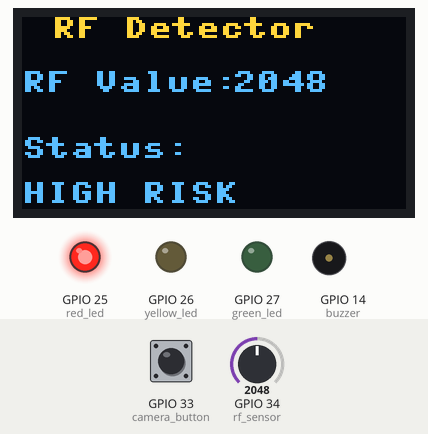
This program was run on a simulated ESP32 board running MicroPython. Parts: 128×64 one-colour display, output pins drawn as LEDs (lit = HIGH), buzzer (waves = sounding, pin HIGH). Wiring (from the project's diagram.json): buzzer on GPIO 14, red LED on GPIO 25, yellow LED on GPIO 26, green LED on GPIO 27, red button on GPIO 33, potentiometer on GPIO 34. Inputs (shaded band) come from the test bench; at power-on: GPIO 34 (rf_sensor) = 2048, GPIO 33 (camera_button) HIGH (analog values on the 0–4095 scale). The OLED is the two-colour kind (top 16 rows yellow); library files of the repository ran but are not shown: ssd1306.py; what the program prints to the serial console is not drawn.

Above: at 1.2 s.
1.3 s: GPIO 34 (rf_sensor) set to 1931
At 7.1 s:
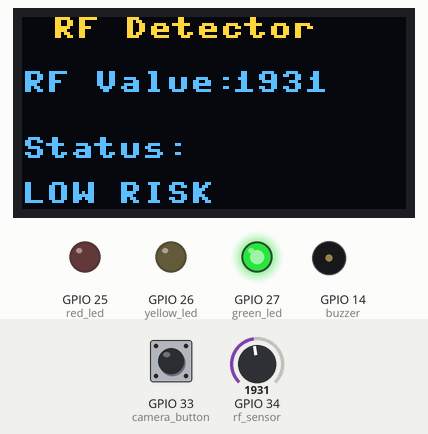
8.0 s: GPIO 34 (rf_sensor) set to 2040
At 11.9 s:
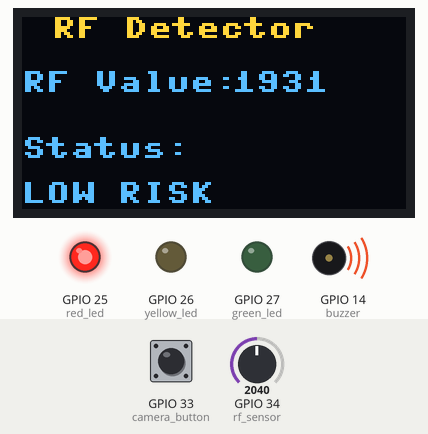
19.6 s: GPIO 34 (rf_sensor) set to 2047
At 29.9 s:
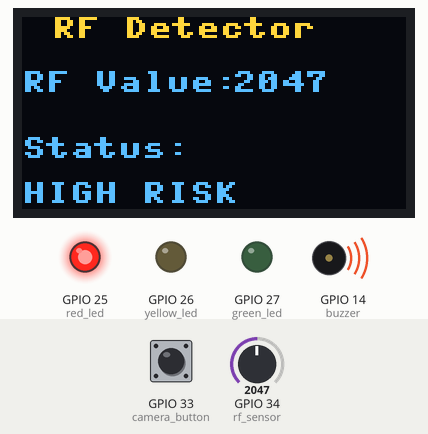
30.6 s: GPIO 33 (camera_button) driven LOW
At 37.5 s:
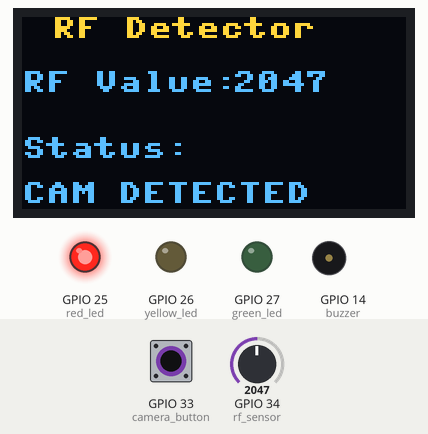
42.5 s: GPIO 33 (camera_button) driven HIGH
At 48.7 s:
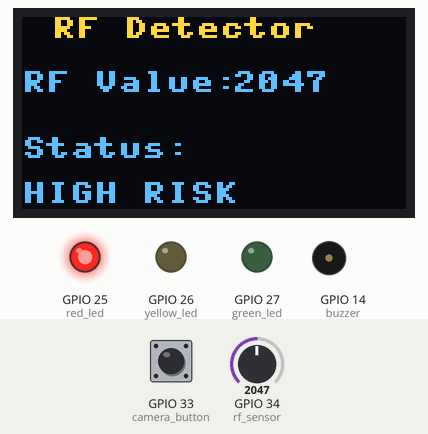
Timing chart, 0 to 55.4 s (numbered marks = the images above; inputs shaded):
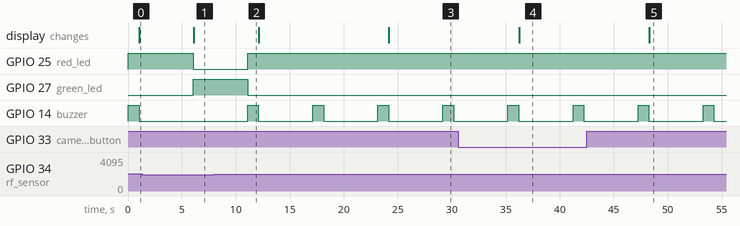

The program:

main.py
```python
from machine import Pin, ADC, I2C
from time import sleep
import ssd1306

# --------------------------------
# Pin Configuration
# --------------------------------

# Potentiometer (RF Signal Simulator)
rf_sensor = ADC(Pin(34))
rf_sensor.atten(ADC.ATTN_11DB)

# LEDs
red_led = Pin(25, Pin.OUT)
yellow_led = Pin(26, Pin.OUT)
green_led = Pin(27, Pin.OUT)

# Buzzer
buzzer = Pin(14, Pin.OUT)

# Camera Detection Button
# Press Button = Hidden Camera Detected
camera_button = Pin(33, Pin.IN, Pin.PULL_UP)

# OLED Display
i2c = I2C(0, scl=Pin(22), sda=Pin(21))
oled = ssd1306.SSD1306_I2C(128, 64, i2c)

# RF Threshold
RF_THRESHOLD = 2000

# Suspicious Wi-Fi Names
suspicious_words = [
    "spycam",
    "camera",
    "hidden",
    "surveillance",
    "monitor"
]

# --------------------------------
# Simulated Wi-Fi Scan
# --------------------------------

def scan_wifi():
    nearby_networks = [
        "Home_WiFi",
        "OfficeNet",
        "spycam_device",
        "GuestWiFi"
    ]

    found = False

    print("Scanning Wi-Fi Networks...")

    for ssid in nearby_networks:
        print("Detected SSID:", ssid)

        for word in suspicious_words:
            if word.lower() in ssid.lower():
                found = True

    return found


# --------------------------------
# Reset Outputs
# --------------------------------

def reset_outputs():
    red_led.off()
    yellow_led.off()
    green_led.off()
    buzzer.off()


# --------------------------------
# OLED Display
# --------------------------------

def show_status(rf_value, status):
    oled.fill(0)

    oled.text("RF Detector", 10, 0)
    oled.text("RF Value:", 0, 18)
    oled.text(str(rf_value), 70, 18)

    oled.text("Status:", 0, 40)
    oled.text(status, 0, 55)

    oled.show()


# --------------------------------
# Main Program Loop
# --------------------------------

while True:
    rf_value = rf_sensor.read()
    suspicious_ssid = scan_wifi()

    # Button Pressed = Camera Detected
    camera_detected = (camera_button.value() == 0)

    print("\nRF Signal Value:", rf_value)
    print("Camera Detected:", camera_detected)

    reset_outputs()

    # HIGH RISK
    if (rf_value > RF_THRESHOLD and suspicious_ssid) or camera_detected:
        if camera_detected:
            status = "CAM DETECTED"
        else:
            status = "HIGH RISK"

        red_led.on()
        buzzer.on()
        sleep(1)
        buzzer.off()

    # MEDIUM RISK
    elif rf_value > RF_THRESHOLD:
        status = "MEDIUM RISK"
        yellow_led.on()

    # LOW RISK
    elif suspicious_ssid:
        status = "LOW RISK"
        green_led.on()

    # SAFE
    else:
        status = "SAFE"
        green_led.on()

    print("System Status:", status)
    print("-----------------------------")

    show_status(rf_value, status)

    sleep(5)
```

Measured:
- the behaviour switches between 2001 and 2000 on GPIO 34 (rf_sensor) (found by bisection; images 0 and 1)
- after the input at 1.3 s, GPIO 25 (red_led): HIGH → LOW after 4.8 s; GPIO 27 (green_led): LOW → HIGH after 4.8 s; GPIO 14 (buzzer): stays LOW (without the input it goes to HIGH after 4.8 s); the display: changes after 4.8 s (image 1)
- after the input at 8.0 s, GPIO 25 (red_led): LOW → HIGH after 3.1 s; GPIO 27 (green_led): HIGH → LOW after 3.1 s; GPIO 14 (buzzer): alternates HIGH for 1.0 s and LOW for 5.0 s, starting after 3.1 s
- after the input at 19.6 s, the display: changes after 4.6 s (image 3)
- after the input at 30.6 s, the display: changes after 5.6 s (image 4)
- after the input at 42.5 s, the display: changes after 5.8 s (image 5)
